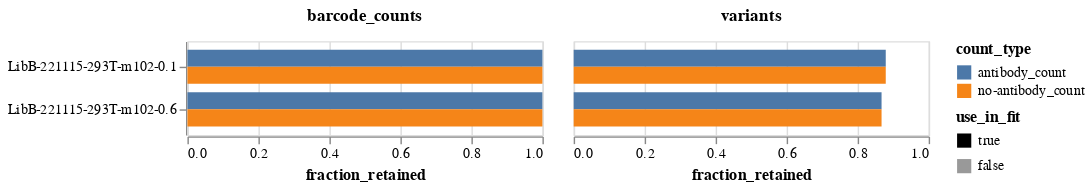

Notebook source saved alongside this figure:
### Markdown cell above
Plot the fraction of all barcode counts and the fraction of all variants that are retained.
We typically retain a higher fraction of barcode counts than variants, since the barcode counts are asymmetrically distributed toward some variants, which are more likely to be retained.

### Code cell
frac_retained = (
    prob_escape.melt(
        id_vars=["sample", "concentration", "use_in_fit", "retain", "barcode"],
        value_vars=["antibody_count", "no-antibody_count"],
        var_name="count_type",
        value_name="count",
    )
    .assign(retained_count=lambda x: x["count"] * x["retain"].astype(int))
    .groupby(["sample", "concentration", "use_in_fit", "count_type"], as_index=False)
    .aggregate(
        counts=pd.NamedAgg("count", "sum"),
        retained_counts=pd.NamedAgg("retained_count", "sum"),
        variants=pd.NamedAgg("barcode", "count"),
        retained_variants=pd.NamedAgg("retain", "sum"),
    )
    .assign(
        barcode_counts=lambda x: x["retained_counts"] / x["counts"],
        variants=lambda x: x["retained_variants"] / x["variants"],
    )
    .melt(
        id_vars=["sample", "concentration", "use_in_fit", "count_type"],
        value_vars=["variants", "barcode_counts"],
        var_name="frac_type",
        value_name="fraction_retained",
    )
)

frac_retained_chart = (
    alt.Chart(frac_retained)
    .encode(
        y=alt.Y("sample", title=None, sort=alt.SortField("concentration")),
        x=alt.X("fraction_retained", scale=alt.Scale(domain=[0, 1])),
        yOffset="count_type",
        color="count_type",
        opacity=alt.Opacity(
            "use_in_fit",
            scale=alt.Scale(domain=[True, False], range=[1, 0.4]),
        ),
        column=alt.Column(
            "frac_type",
            title=None,
            header=alt.Header(labelFontWeight="bold", labelFontSize=12),
        ),
        tooltip=[
            alt.Tooltip(c, format=".3f") if c == "fraction_retained" else c
            for c in frac_retained.columns
        ],
    )
    .mark_bar()
    .properties(height=alt.Step(12), width=250)
)

frac_retained_chart

### Figure 1 — Vega-Lite specification as saved in the notebook (floating-point values rounded to 4 significant figures)
{"config": {"view": {"continuousWidth": 300, "continuousHeight": 300}}, "data": {"name": "data-163ef5565e16a7467cf874599ab74aee"}, "mark": {"type": "bar"}, "encoding": {"color": {"field": "count_type", "type": "nominal"}, "column": {"field": "frac_type", "header": {"labelFontSize": 12, "labelFontWeight": "bold"}, "title": null, "type": "nominal"}, "opacity": {"field": "use_in_fit", "scale": {"domain": [true, false], "range": [1, 0.4]}, "type": "nominal"}, "tooltip": [{"field": "sample", "type": "nominal"}, {"field": "concentration", "type": "quantitative"}, {"field": "use_in_fit", "type": "nominal"}, {"field": "count_type", "type": "nominal"}, {"field": "frac_type", "type": "nominal"}, {"field": "fraction_retained", "format": ".3f", "type": "quantitative"}], "x": {"field": "fraction_retained", "scale": {"domain": [0, 1]}, "type": "quantitative"}, "y": {"field": "sample", "sort": {"field": "concentration"}, "title": null, "type": "nominal"}, "yOffset": {"field": "count_type", "type": "nominal"}}, "height": {"step": 12}, "width": 250, "$schema": "https://vega.github.io/schema/vega-lite/v5.8.0.json", "datasets": {"data-163ef5565e16a7467cf874599ab74aee": [{"sample": "LibB-221115-293T-m102-0.1", "concentration": 0.1, "use_in_fit": true, "count_type": "antibody_count", "frac_type": "variants", "fraction_retained": 0.8791}, {"sample": "LibB-221115-293T-m102-0.1", "concentration": 0.1, "use_in_fit": true, "count_type": "no-antibody_count", "frac_type": "variants", "fraction_retained": 0.8791}, {"sample": "LibB-221115-293T-m102-0.6", "concentration": 0.6, "use_in_fit": true, "count_type": "antibody_count", "frac_type": "variants", "fraction_retained": 0.8673}, {"sample": "LibB-221115-293T-m102-0.6", "concentration": 0.6, "use_in_fit": true, "count_type": "no-antibody_count", "frac_type": "variants", "fraction_retained": 0.8673}, {"sample": "LibB-221115-293T-m102-0.1", "concentration": 0.1, "use_in_fit": true, "count_type": "antibody_count", "frac_type": "barcode_counts", "fraction_retained": 0.9999}, {"sample": "LibB-221115-293T-m102-0.1", "concentration": 0.1, "use_in_fit": true, "count_type": "no-antibody_count", "frac_type": "barcode_counts", "fraction_retained": 0.9999}, {"sample": "LibB-221115-293T-m102-0.6", "concentration": 0.6, "use_in_fit": true, "count_type": "antibody_count", "frac_type": "barcode_counts", "fraction_retained": 0.9998}, {"sample": "LibB-221115-293T-m102-0.6", "concentration": 0.6, "use_in_fit": true, "count_type": "no-antibody_count", "frac_type": "barcode_counts", "fraction_retained": 0.9999}]}}
